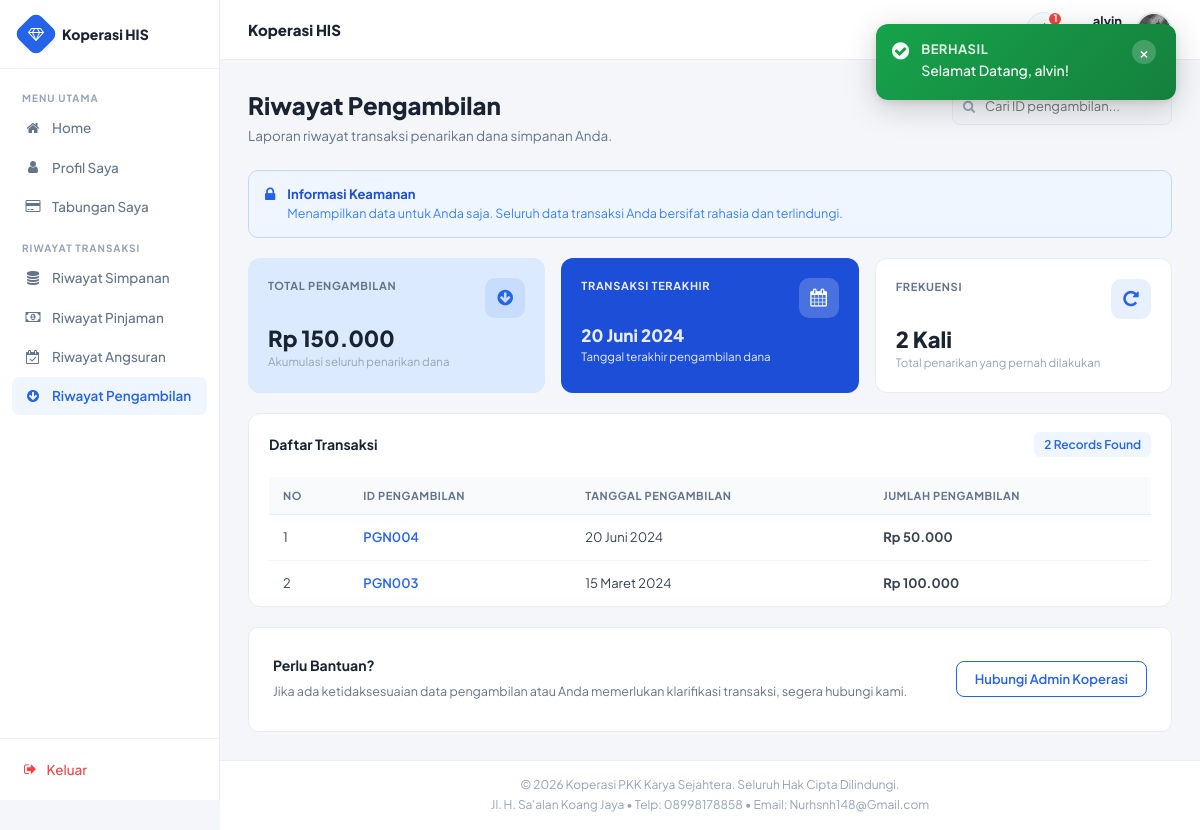
Screenshot of /anggota/riwayatpengambilan.php (signed in) with the database file from the repository.
### tables this page shows
CREATE TABLE `tbl_pengambilan` (
  `id_pengambilan` varchar(6) NOT NULL,
  `tgl_pengambilan` date NOT NULL,
  `id_anggota` varchar(6) NOT NULL,
  `jumlah_pengambilan` int NOT NULL
);

### anggota/riwayatpengambilan.php (the view)
<?php
include ("style/header.php");
include ("style/sidebar.php");
include ("../config/koneksi.php");
function tgl_indo($tanggal) {
    $bulan = [1=>'Januari','Februari','Maret','April','Mei','Juni','Juli','Agustus','September','Oktober','November','Desember'];
    $p = explode('-', $tanggal);
    return $p[2] . ' ' . $bulan[(int)$p[1]] . ' ' . $p[0];
}
$res_stats = mysqli_query($konek, "SELECT SUM(a.jumlah_pengambilan) as total, MAX(a.tgl_pengambilan) as last_date, COUNT(*) as cnt FROM tbl_pengambilan a LEFT JOIN tbl_login b ON a.id_anggota=b.id_anggota WHERE b.id = '{$_SESSION['id']}'");
$stats = mysqli_fetch_array($res_stats);
$total_pengambilan = $stats ? (int)$stats['total'] : 0;
$last_date         = ($stats && $stats['last_date']) ? $stats['last_date'] : null;
$frekuensi         = $stats ? (int)$stats['cnt'] : 0;
$rows = [];
$res = mysqli_query($konek, "SELECT * FROM tbl_pengambilan a LEFT JOIN tbl_login b ON a.id_anggota=b.id_anggota WHERE b.id = '{$_SESSION['id']}' ORDER BY a.tgl_pengambilan DESC");
while ($r = mysqli_fetch_array($res)) { $rows[] = $r; }
$cnt = count($rows);
?>
<div class="ag-page-header">
  <div class="ag-page-header-row">
    <div>
      <div class="ag-page-title">Riwayat Pengambilan</div>
      <div class="ag-page-subtitle">Laporan riwayat transaksi penarikan dana simpanan Anda.</div>
    </div>
    <div>
      <div style="position:relative; display:inline-block;">
        <i class="fa fa-search" style="position:absolute; left:11px; top:50%; transform:translateY(-50%); color:#94a3b8; font-size:13px;"></i>
        <input type="text" placeholder="Cari ID pengambilan..." style="border:1.5px solid #e2e8f0; border-radius:8px; padding:8px 12px 8px 32px; font-size:13px; color:#374151; outline:none; width:220px; font-family:inherit;" disabled>
      </div>
    </div>
  </div>
</div>
<div class="ag-notice">
  <i class="fa fa-lock"></i>
  <div>
    <div class="ag-notice-title">Informasi Keamanan</div>
    <div class="ag-notice-text">Menampilkan data untuk Anda saja. Seluruh data transaksi Anda bersifat rahasia dan terlindungi.</div>
  </div>
</div>
<div class="ag-stat-grid-3">
  <div class="ag-stat-card blue-light">
    <div class="ag-stat-head">
      <div class="ag-stat-label">Total Pengambilan</div>
      <div class="ag-stat-icon"><i class="fa fa-arrow-circle-down"></i></div>
    </div>
    <div class="ag-stat-value">Rp <?php echo number_format($total_pengambilan, 0, ',', '.'); ?></div>
    <div class="ag-stat-sub">Akumulasi seluruh penarikan dana</div>
  </div>
  <div class="ag-stat-card blue-dark">
    <div class="ag-stat-head">
      <div class="ag-stat-label">Transaksi Terakhir</div>
      <div class="ag-stat-icon"><i class="fa fa-calendar"></i></div>
    </div>
    <div class="ag-stat-value" style="font-size:17px;">
      <?php echo $last_date ? tgl_indo($last_date) : '-'; ?>
    </div>
    <div class="ag-stat-sub">Tanggal terakhir pengambilan dana</div>
  </div>
  <div class="ag-stat-card">
    <div class="ag-stat-head">
      <div class="ag-stat-label">Frekuensi</div>
      <div class="ag-stat-icon"><i class="fa fa-repeat"></i></div>
    </div>
    <div class="ag-stat-value"><?php echo $frekuensi; ?> Kali</div>
    <div class="ag-stat-sub">Total penarikan yang pernah dilakukan</div>
  </div>
</div>
<div class="ag-card">
  <div class="ag-card-header">
    <div class="ag-card-header-left">
      <div class="ag-card-title">Daftar Transaksi</div>
    </div>
    <span class="ag-record-badge"><?php echo $cnt; ?> Records Found</span>
  </div>
  <div class="ag-card-body" style="padding-bottom:0;">
    <div class="ag-table-wrap">
      <table class="ag-table">
        <thead>
          <tr>
            <th>No</th>
            <th>ID Pengambilan</th>
            <th>Tanggal Pengambilan</th>
            <th>Jumlah Pengambilan</th>
          </tr>
        </thead>
        <tbody>
          <?php if (empty($rows)): ?>
          <tr>
            <td colspan="4" style="text-align:center; padding:24px; color:#94a3b8;">
              <i class="fa fa-inbox" style="font-size:24px; display:block; margin-bottom:8px;"></i>
              Belum ada data pengambilan
            </td>
          </tr>
          <?php else: $no = 1; foreach ($rows as $row): ?>
          <tr>
            <td><?php echo $no++; ?></td>
            <td><span class="ag-id-link"><?php echo htmlspecialchars($row['id_pengambilan']); ?></span></td>
            <td><?php echo tgl_indo($row['tgl_pengambilan']); ?></td>
            <td class="amt-bold">Rp <?php echo number_format($row['jumlah_pengambilan'], 0, ',', '.'); ?></td>
          </tr>
          <?php endforeach; endif; ?>
        </tbody>
      </table>
    </div>
  </div>
</div>
<div class="ag-cta">
  <div class="ag-cta-text">
    <h4>Perlu Bantuan?</h4>
    <p>Jika ada ketidaksesuaian data pengambilan atau Anda memerlukan klarifikasi transaksi, segera hubungi kami.</p>
  </div>
  <a href="#" class="ag-btn ag-btn-outline">Hubungi Admin Koperasi</a>
</div>
<?php include ("style/footer.php"); ?>

### assets/css/anggota-theme.css (style rules this page uses)
*, *::before, *::after { box-sizing: border-box; margin: 0; padding: 0; }
body.ag-body { font-family: 'Plus Jakarta Sans', sans-serif; background: #f4f6fa; color: #1a2332; min-height: 100vh; }
.ag-page-header { margin-bottom: 24px; }
.ag-page-header-row { display: flex; align-items: flex-start; justify-content: space-between; flex-wrap: wrap; gap: 12px; }
.ag-page-title { font-size: 24px; font-weight: 800; color: #1a2332; }
.ag-page-subtitle { font-size: 13.5px; color: #64748b; margin-top: 4px; }
.ag-btn { display: inline-flex; align-items: center; gap: 6px; padding: 8px 18px; border-radius: 8px; font-size: 13px; font-weight: 600; cursor: pointer; text-decoration: none; border: none; font-family: inherit; transition: all 0.15s; }
.ag-btn-outline { background: #fff; color: #2563eb; border: 1.5px solid #2563eb; }
.ag-card { background: #ffffff; border-radius: 12px; border: 1px solid #e8edf2; margin-bottom: 20px; overflow: hidden; }
.ag-card-header { padding: 18px 20px 0; display: flex; align-items: center; justify-content: space-between; }
.ag-card-title { font-size: 14px; font-weight: 700; color: #1a2332; }
.ag-card-body { padding: 20px; }
.ag-stat-grid-3 { display: grid; grid-template-columns: repeat(3, 1fr); gap: 16px; margin-bottom: 20px; }
.ag-stat-card { background: #ffffff; border-radius: 12px; border: 1px solid #e8edf2; padding: 20px; }
.ag-stat-card.blue-light { background: #dbeafe; border: none; }
.ag-stat-card.blue-dark { background: #1d4ed8; border: none; }
.ag-stat-card.blue-mid .ag-stat-label, .ag-stat-card.blue-mid .ag-stat-value, .ag-stat-card.blue-mid .ag-stat-sub, .ag-stat-card.blue-dark .ag-stat-label, .ag-stat-card.blue-dark .ag-stat-value, .ag-stat-card.blue-dark .ag-stat-sub { color: rgba(255,255,255,0.9) !important; }
.ag-stat-head { display: flex; align-items: flex-start; justify-content: space-between; margin-bottom: 8px; }
.ag-stat-label { font-size: 11px; font-weight: 700; color: #64748b; text-transform: uppercase; letter-spacing: 0.06em; }
.ag-stat-value { font-size: 22px; font-weight: 800; color: #1a2332; line-height: 1.1; margin-bottom: 4px; }
.ag-stat-sub { font-size: 11.5px; color: #94a3b8; }
.ag-stat-icon { width: 40px; height: 40px; background: rgba(37,99,235,0.1); border-radius: 10px; display: flex; align-items: center; justify-content: center; color: #2563eb; font-size: 18px; flex-shrink: 0; }
.ag-stat-card.blue-mid .ag-stat-icon, .ag-stat-card.blue-dark .ag-stat-icon { background: rgba(255,255,255,0.2); color: #fff; }
.ag-table-wrap { overflow-x: auto; }
.ag-table { width: 100%; border-collapse: collapse; font-size: 13.5px; }
.ag-table th { background: #f8fafc; font-size: 11px; font-weight: 700; color: #64748b; text-transform: uppercase; letter-spacing: 0.05em; padding: 11px 14px; border-bottom: 1px solid #e8edf2; white-space: nowrap; text-align: left; }
.ag-table td { padding: 13px 14px; border-bottom: 1px solid #f1f5f9; color: #374151; font-size: 13px; vertical-align: middle; }
.ag-table tbody tr:last-child td { border-bottom: none; }
.ag-id-link { color: #2563eb; font-weight: 600; text-decoration: none; }
.ag-record-badge { display: inline-flex; align-items: center; gap: 5px; background: #eff6ff; color: #2563eb; font-size: 12px; font-weight: 600; padding: 4px 10px; border-radius: 6px; }
.ag-notice { display: flex; align-items: flex-start; gap: 12px; background: #eff6ff; border: 1px solid #bfdbfe; border-radius: 10px; padding: 14px 16px; margin-bottom: 20px; }
.ag-notice i { color: #2563eb; font-size: 16px; margin-top: 1px; flex-shrink: 0; }
.ag-notice-title { font-size: 13px; font-weight: 700; color: #1d4ed8; }
.ag-notice-text { font-size: 12.5px; color: #3b82f6; margin-top: 2px; }
.ag-cta { background: #fff; border: 1px solid #e8edf2; border-radius: 10px; padding: 20px 24px; display: flex; align-items: center; justify-content: space-between; flex-wrap: wrap; gap: 12px; margin-top: 20px; }
.ag-cta-text h4 { font-size: 14px; font-weight: 700; color: #1a2332; }
.ag-cta-text p { font-size: 12.5px; color: #64748b; margin-top: 2px; }
.amt-bold { font-weight: 700; color: #1a2332; }

### rows the page displays
tbl_pengambilan: id_pengambilan "PGN004", tgl_pengambilan "20 Juni 2024", jumlah_pengambilan "50.000"
tbl_pengambilan: id_pengambilan "PGN003", tgl_pengambilan "15 Maret 2024", jumlah_pengambilan "100.000"

### other values shown
$sk_settings['nama_koperasi'] "Koperasi HIS"
$ag_notif_count "1"
$_SESSION['username'] "alvin"
$f['msg'] "Selamat Datang, alvin!"
$total_pengambilan "150.000"
tgl_indo($last_date) "20 Juni 2024"
$frekuensi "2"
$cnt "2"
